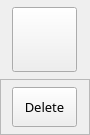
       <widget class="QFrame" name="mFrmThumImag">
        <property name="sizePolicy">
         <sizepolicy hsizetype="Preferred" vsizetype="Preferred">
          <horstretch>0</horstretch>
          <verstretch>0</verstretch>
         </sizepolicy>
        </property>
        <property name="minimumSize">
         <size>
          <width>90</width>
          <height>0</height>
         </size>
        </property>
        <property name="maximumSize">
         <size>
          <width>90</width>
          <height>16777215</height>
         </size>
        </property>
        <property name="whatsThis">
         <string>lyFrm</string>
        </property>
        <property name="styleSheet">
         <string notr="true"/>
        </property>
        <layout class="QVBoxLayout" name="verticalLayout_8">
         <property name="spacing">
          <number>0</number>
         </property>
         <property name="leftMargin">
          <number>0</number>
         </property>
         <property name="topMargin">
          <number>0</number>
         </property>
         <property name="rightMargin">
          <number>0</number>
         </property>
         <property name="bottomMargin">
          <number>0</number>
         </property>
         <item>
          <widget class="QFrame" name="mAddViewControlFrm">
           <property name="whatsThis">
            <string>lyFrm</string>
           </property>
           <layout class="QHBoxLayout" name="horizontalLayout_5">
            <property name="spacing">
             <number>0</number>
            </property>
            <property name="leftMargin">
             <number>7</number>
            </property>
            <property name="topMargin">
             <number>7</number>
            </property>
            <property name="rightMargin">
             <number>7</number>
            </property>
            <property name="bottomMargin">
             <number>7</number>
            </property>
            <item>
             <widget class="QToolButton" name="pushButtonAddView">
              <property name="sizePolicy">
               <sizepolicy hsizetype="Preferred" vsizetype="Preferred">
                <horstretch>0</horstretch>
                <verstretch>0</verstretch>
               </sizepolicy>
              </property>
              <property name="minimumSize">
               <size>
                <width>65</width>
                <height>65</height>
               </size>
              </property>
              <property name="maximumSize">
               <size>
                <width>65</width>
                <height>65</height>
               </size>
              </property>
              <property name="font">
               <font>
                <family>微软雅黑</family>
                <pointsize>10</pointsize>
               </font>
              </property>
              <property name="text">
               <string/>
              </property>
              <property name="icon">
               <iconset resource="mvResources.qrc">
                <normaloff>:/Res/Image/image/19.png</normaloff>:/Res/Image/image/19.png</iconset>
              </property>
              <property name="iconSize">
               <size>
                <width>65</width>
                <height>65</height>
               </size>
              </property>
              <property name="toolButtonStyle">
               <enum>Qt::ToolButtonStyle::ToolButtonIconOnly</enum>
              </property>
             </widget>
            </item>
           </layout>
          </widget>
         </item>
         <item>
          <widget class="XDThumbnailListWidget" name="ThumbnailsWidget" native="true">
           <property name="sizePolicy">
            <sizepolicy hsizetype="Expanding" vsizetype="Expanding">
             <horstretch>0</horstretch>
             <verstretch>0</verstretch>
            </sizepolicy>
           </property>
           <property name="whatsThis">
            <string>lyFrm</string>
           </property>
           <property name="autoFillBackground">
            <bool>false</bool>
           </property>
           <property name="styleSheet">
            <string notr="true"/>
           </property>
          </widget>
         </item>
         <item>
          <widget class="QFrame" name="mDeleteViewControlFrm">
           <property name="whatsThis">
            <string>lyFrm</string>
           </property>
           <property name="frameShape">
            <enum>QFrame::Shape::StyledPanel</enum>
           </property>
           <property name="frameShadow">
            <enum>QFrame::Shadow::Raised</enum>
           </property>
           <layout class="QHBoxLayout" name="horizontalLayout_30">
            <property name="leftMargin">
             <number>7</number>
            </property>
            <property name="topMargin">
             <number>7</number>
            </property>
            <property name="rightMargin">
             <number>7</number>
            </property>
            <property name="bottomMargin">
             <number>7</number>
            </property>
            <item>
             <widget class="QPushButton" name="pushButtonDeleteView">
              <property name="minimumSize">
               <size>
                <width>65</width>
                <height>40</height>
               </size>
              </property>
              <property name="maximumSize">
               <size>
                <width>65</width>
                <height>40</height>
               </size>
              </property>
              <property name="font">
               <font>
                <family>微软雅黑</family>
                <pointsize>10</pointsize>
                <bold>false</bold>
               </font>
              </property>
              <property name="whatsThis">
               <string>lyBtn4</string>
              </property>
              <property name="text">
               <string>Delete</string>
              </property>
              <property name="icon">
               <iconset>
                <normaloff>:/icons_zh/Image/specimen/reduce view.png</normaloff>:/icons_zh/Image/specimen/reduce view.png</iconset>
              </property>
              <property name="iconSize">
               <size>
                <width>30</width>
                <height>30</height>
               </size>
              </property>
             </widget>
            </item>
           </layout>
          </widget>
         </item>
        </layout>
       </widget>
